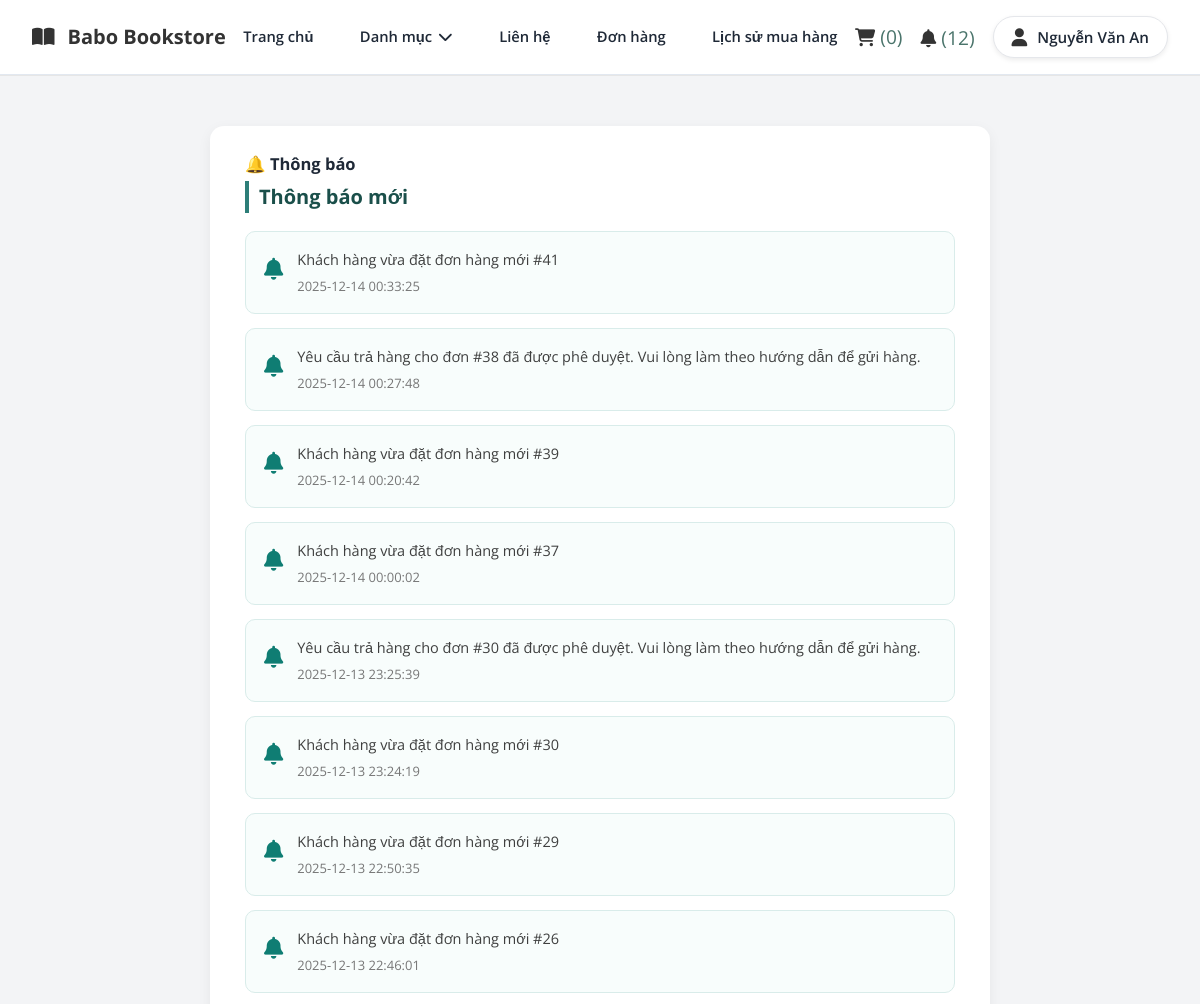
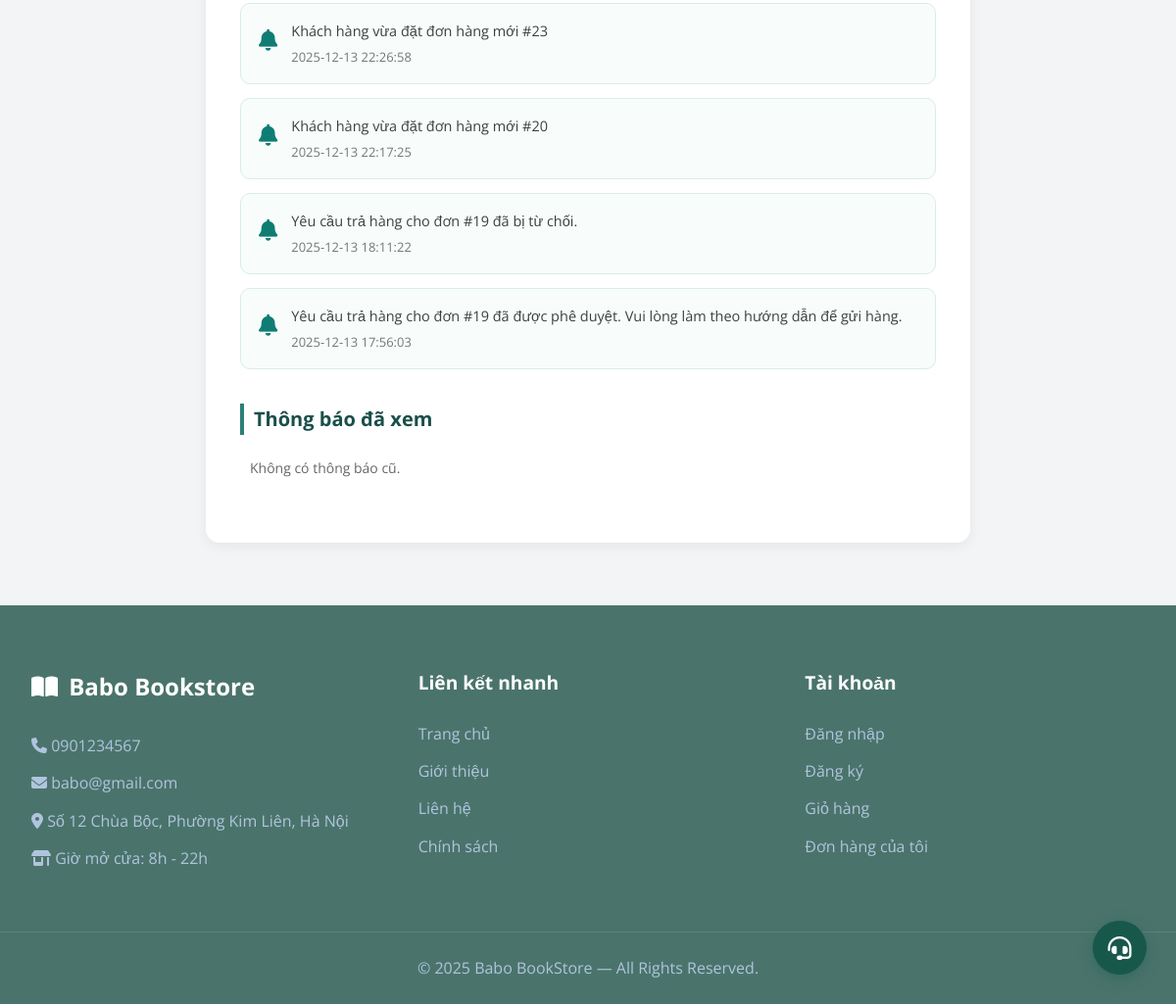
The app's page /notification_customer.php (signed in) with its own data (2 pictures, top to bottom).
### tables this page shows
CREATE TABLE `users` (
  `user_id` int(11) NOT NULL,
  `full_name` varchar(100) NOT NULL,
  `email` varchar(150) NOT NULL,
  `password` varchar(255) NOT NULL,
  `phone` varchar(20) NOT NULL,
  `gender` enum('Nữ','Nam','Khác','') NOT NULL,
  `dob` date NOT NULL,
  `role` enum('customer','admin','','') NOT NULL,
  `created_at` datetime NOT NULL DEFAULT current_timestamp(),
  `status` enum('active','banned','','') NOT NULL,
  `reset_token` varchar(64) DEFAULT NULL,
  `token_expiry` datetime DEFAULT NULL,
  `login_attempts` int(11) DEFAULT 0,
  `last_attempt` datetime DEFAULT NULL
);

CREATE TABLE `notifications_customer` (
  `notification_id` int(11) NOT NULL,
  `user_id` int(11) NOT NULL,
  `message` text NOT NULL,
  `type` varchar(50) NOT NULL,
  `reference_id` int(11) NOT NULL,
  `is_read` tinyint(1) NOT NULL DEFAULT 0,
  `created_at` datetime NOT NULL DEFAULT current_timestamp()
);

### notification_customer.php (the view, shortened to what this page needs)
<?php
include 'connect.php';
$user_id = intval($_SESSION['user_id']);
$sql_unread = "
    SELECT *
    FROM notifications_customer
    WHERE user_id = $user_id AND is_read = 0
    ORDER BY created_at DESC
";
$unread = mysqli_query($ocon, $sql_unread);
$sql_read = "
    SELECT *
    FROM notifications_customer
    WHERE user_id = $user_id AND is_read = 1
    ORDER BY created_at DESC
";
$read = mysqli_query($ocon, $sql_read);
?>
<!DOCTYPE html>
<html lang="vi">
<head>
    <link rel="stylesheet" href="CSS/style.css">
    <link rel="stylesheet" href="CSS/notification_customer.css">
    <link rel="stylesheet" href="https://cdnjs.cloudflare.com/ajax/libs/font-awesome/6.4.0/css/all.min.css">
</head>
<body>
<?php include 'header.php'; ?>
<div class="notif_page">
    <h2 class="notif_title">🔔 Thông báo</h2>
    <div class="notif_section">
        <h3>Thông báo mới</h3>
        <?php if ($unread && mysqli_num_rows($unread) > 0): ?>
            <?php while ($n = mysqli_fetch_assoc($unread)): ?>
                <a href="notification_view.php?id=<?= $n['notification_id'] ?>" class="notif_item unread">
                    <div class="notif_icon"><i class="fa-solid fa-bell"></i></div>
                    <div class="notif_info">
                        <div class="notif_msg"><?= htmlspecialchars($n['message']) ?></div>
                        <div class="notif_time"><?= $n['created_at'] ?></div>
                    </div>
                </a>
            <?php endwhile; ?>
        <?php else: ?>
            <p class="empty_notif">Không có thông báo mới.</p>
        <?php endif; ?>
    </div>
    <div class="notif_section">
        <h3>Thông báo đã xem</h3>
        <?php if ($read && mysqli_num_rows($read) > 0): ?>
            <?php while ($n = mysqli_fetch_assoc($read)): ?>
                <a href="notification_view.php?id=<?= $n['notification_id'] ?>" class="notif_item">
                    <div class="notif_icon read"><i class="fa-regular fa-bell"></i></div>
                    <div class="notif_info">
                        <div class="notif_msg"><?= htmlspecialchars($n['message']) ?></div>
                        <div class="notif_time"><?= $n['created_at'] ?></div>
                    </div>
                </a>
            <?php endwhile; ?>
        <?php else: ?>
            <p class="empty_notif">Không có thông báo cũ.</p>
        <?php endif; ?>
    </div>
</div>
<?php include 'footer.php'; ?>
</body>
</html>

### header.php (shortened to what this page needs)
<?php
include 'connect.php';
$unread_notif = 0;
$cart_id = 0;
$user_name = "";
if (isset($_SESSION['user_id'])) {
    $user_id = $_SESSION['user_id'];
    $user_query = mysqli_query($ocon, "SELECT full_name, role FROM users WHERE user_id = '$user_id'");
    if ($user = mysqli_fetch_assoc($user_query)) {
        $user_name = $user['full_name'];
    }
$unread_notif = 0;
if (!empty($_SESSION['user_id'])) {
    $user_id = intval($_SESSION['user_id']);
    $q = mysqli_query($ocon,
        "SELECT COUNT(*) AS total
         FROM notifications_customer
         WHERE user_id=$user_id AND is_read=0"
    );
    $unread_notif = ($q && $row = mysqli_fetch_assoc($q)) ? $row['total'] : 0;
}
    $cart_query = mysqli_query($ocon, "SELECT cart_id FROM carts WHERE user_id = '$user_id'");
    if (mysqli_num_rows($cart_query) > 0) {
        $cart = mysqli_fetch_assoc($cart_query);
        $cart_id = $cart['cart_id'];
    } else {
        mysqli_query($ocon, "INSERT INTO carts(user_id) VALUES('$user_id')");
        $cart_id = mysqli_insert_id($ocon);
    }
}
$total_cart_items = 0;
if ($cart_id > 0) {
    $count_cart_items = mysqli_query($ocon, "SELECT * FROM cart_items WHERE cart_id = '$cart_id'");
    $total_cart_items = mysqli_num_rows($count_cart_items);
}
?>
<link rel="stylesheet" href="CSS/header.css">
<header class="user_header">
    <div class="header_1">
        <div class="user_flex">
            <a href="index.php" class="book_logo">
                <i class="fas fa-book-open"></i> Babo Bookstore
            </a>
            <nav class="navbar">
                <a href="index.php">Trang chủ</a>
                <div class="category_menu">
    <a href="javascript:void(0)" class="category_btn">Danh mục <i class="fas fa-chevron-down"></i></a>
</div>
                <a href="contact.php">Liên hệ</a>
                <a href="order.php">Đơn hàng</a>
                <a href="purchase_history.php">Lịch sử mua hàng</a>
            </nav>
            <div class="icons">
                <a href="cart.php">
                    <i class="fas fa-shopping-cart"></i>
                    <span>(<?php echo $total_cart_items; ?>)</span>
                </a>
                <a href="notification_customer.php" class="notif_icon">
                    <i class="fas fa-bell"></i>
                    <?php if ($unread_notif > 0): ?>
                        (<span class="notif_count"><?= $unread_notif ?></span>)
                    <?php endif; ?>
                </a>
                <div class="user-menu">
                    <div id="user-btn" class="user_box">
    <i class="fas fa-user"></i>
    <span><?= $user_name ?: "Tài khoản" ?></span>
</div>
                </div>
            </div>
        </div>
    </div>
</header>

### CSS/style.css (style rules this page uses)
:root { --primary-color: #4a746b; --accent-color: #0b4644; --light-blue: #EFF6FF; --orange: #F59E0B; --text-color: #1F2937; --light-text: #4B5563; --white: #ffffff; --border-radius: 12px; --shadow: 0 10px 15px -3px rgba(0, 0, 0, 0.1), 0 4px 6px -2px rgba(0, 0, 0, 0.05); --transition: all 0.3s ease; }
* { margin: 0; padding: 0; box-sizing: border-box; font-family: 'Open Sans', sans-serif; text-decoration: none; list-style: none; border: none; outline: none; }
body { background-color: #f3f4f6; color: var(--text-color); line-height: 1.6; }
.user_header .header_1 { background-color: var(--white); border-bottom: 1px solid #e2e8f0; }
.user_flex { max-width: 1200px; margin: 0 auto; padding: 1rem 2rem; display: flex; align-items: center; justify-content: space-between; }
.book_logo { font-size: 1.5rem; font-weight: 700; color: var(--primary-color); display: flex; align-items: center; gap: 0.5rem; }
.user_flex .navbar { display: flex; gap: 2rem; }
.user_flex .navbar a { font-size: 1rem; color: var(--text-color); font-weight: 500; transition: var(--transition); }
.icons { display: flex; gap: 1.2rem; }
.icons a { font-size: 1.2rem; color: var(--primary-color); transition: var(--transition); }
.user_box { display: flex; align-items: center; gap: 10px; padding: 8px 18px; background: var(--white); border: 1px solid #e5e7eb; border-radius: 50px; box-shadow: 0 2px 5px rgba(0,0,0,0.08); transition: var(--transition); cursor: pointer; }
.user_box i { font-size: 1.3rem; color: var(--primary-color); }
.user_box span { font-size: 0.95rem; font-weight: 600; color: var(--text-color); white-space: nowrap; }
.user_flex .navbar { display: flex; align-items: center; gap: 1.4rem; }
.user_flex .navbar a { font-size: 0.92rem; font-weight: 600; color: var(--text-color); white-space: nowrap; transition: var(--transition); }
.category_menu .category_btn { font-size: 0.92rem !important; font-weight: 600; white-space: nowrap; }

### CSS/notification_customer.css (style rules this page uses)
.notif_page { max-width: 780px; margin: 50px auto 60px; padding: 25px 35px; background: #ffffff; border-radius: 14px; box-shadow: 0 4px 14px rgba(0,0,0,0.06); font-family: "Inter", sans-serif; }
.notif_section { margin-bottom: 35px; }
.notif_section h3 { font-size: 20px; font-weight: 700; color: #1a4f4a; margin-bottom: 18px; padding-left: 10px; border-left: 4px solid #2d7e78; }
.notif_item { display: flex; gap: 14px; padding: 16px 18px; background: #f8fdfc; border-radius: 10px; border: 1px solid #d9ecea; margin-bottom: 14px; text-decoration: none; color: #1f1f1f; transition: 0.25s; }
.notif_icon { font-size: 22px; margin-top: 3px; color: #0f7d73; }
.notif_info { flex: 1; }
.notif_title { font-size: 16.5px; font-weight: 650; margin-bottom: 3px; }
.notif_msg { font-size: 14.5px; opacity: 0.85; margin-bottom: 5px; }
.notif_time { font-size: 13px; color: #777; }
.empty_notif { font-size: 14px; padding: 5px 10px; color: #666; }

### CSS/header.css (style rules this page uses)
.user_header { width: 100%; background: #fff; border-bottom: 1px solid #e6e6e6; }
.book_logo { font-size: 20px; color: #333; font-weight: bold; text-decoration: none; }
.book_logo i { margin-right: 5px; }
.navbar a { margin: 0 12px; text-decoration: none; color: #333; font-size: 15px; transition: 0.25s; }
.icons { display: flex; align-items: center; gap: 18px; }
.icons i { font-size: 18px; cursor: pointer; color: #333; transition: 0.25s; }
.user-menu { position: relative; display: inline-block; font-family: "Poppins", sans-serif; }
.category_menu { position: relative; }
.category_btn { cursor: pointer; display: flex; align-items: center; gap: 6px; }
.category_menu::after { content: ""; position: absolute; left: 0; top: 100%; width: 100%; height: 15px; }

### records on screen
users: full_name "Nguyễn Văn An"
notifications_customer: message "Khách hàng vừa đặt đơn hàng mới #41", created_at "2025-12-14 00:33:25"
notifications_customer: message "Yêu cầu trả hàng cho đơn #38 đã được phê duyệt. Vui lòng làm theo hướng dẫn để gửi hàng.", created_at "2025-12-14 00:27:48"
notifications_customer: message "Khách hàng vừa đặt đơn hàng mới #39", created_at "2025-12-14 00:20:42"
notifications_customer: message "Khách hàng vừa đặt đơn hàng mới #37", created_at "2025-12-14 00:00:02"
notifications_customer: message "Yêu cầu trả hàng cho đơn #30 đã được phê duyệt. Vui lòng làm theo hướng dẫn để gửi hàng.", created_at "2025-12-13 23:25:39"
notifications_customer: message "Khách hàng vừa đặt đơn hàng mới #30", created_at "2025-12-13 23:24:19"
notifications_customer: message "Khách hàng vừa đặt đơn hàng mới #29", created_at "2025-12-13 22:50:35"
notifications_customer: message "Khách hàng vừa đặt đơn hàng mới #26", created_at "2025-12-13 22:46:01"
notifications_customer: message "Khách hàng vừa đặt đơn hàng mới #23", created_at "2025-12-13 22:26:58"
notifications_customer: message "Khách hàng vừa đặt đơn hàng mới #20", created_at "2025-12-13 22:17:25"
notifications_customer: message "Yêu cầu trả hàng cho đơn #19 đã bị từ chối.", created_at "2025-12-13 18:11:22"
notifications_customer: message "Yêu cầu trả hàng cho đơn #19 đã được phê duyệt. Vui lòng làm theo hướng dẫn để gửi hàng.", created_at "2025-12-13 17:56:03"

### other values on screen
$total_cart_items "0"
$unread_notif "12"
